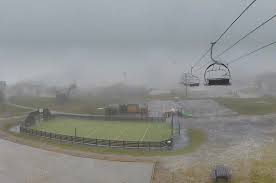
%> input picture Image_denoise_and_dehaze/images/fog.jfif, 276 x 183 px
$ octave demo_fast.m   (GNU Octave 9; MATLAB toolbox functions it lacks are replaced by stand-ins)
%> lines starting %> are read from the running program, lines starting %| are printed output that depends on the picture
### Image_denoise_and_dehaze/final/final/main/dehaze_fast.m
function [ radiance ] = dehaze_fast( image, omega, win_size )
%DEHZE Summary of this function goes here
%   Detailed explanation goes here

if ~exist('omega', 'var')
    omega = 0.95;
end

if ~exist('win_size', 'var')
    win_size = 15;
end

r = 15;
res = 0.001;

[m, n, ~] = size(image);

dark_channel = get_dark_channel(image, win_size);

atmosphere = get_atmosphere(image, dark_channel);

trans_est = get_transmission_estimate(image, atmosphere, omega, win_size);

x = guided_filter(rgb2gray(image), trans_est, r, res);

transmission = reshape(x, m, n);

radiance = get_radiance(image, transmission, atmosphere);

end

### Image_denoise_and_dehaze/final/final/main/get_dark_channel.m
function dark_channel = get_dark_channel(image, win_size)

[m, n, ~] = size(image);

pad_size = floor(win_size/2);

padded_image = padarray(image, [pad_size pad_size], Inf);

dark_channel = zeros(m, n);

for j = 1 : m
    for i = 1 : n
        patch = padded_image(j : j + (win_size-1), i : i + (win_size-1), :);

        dark_channel(j,i) = min(patch(:));
     end
end

end

### Image_denoise_and_dehaze/final/final/main/get_atmosphere.m
function atmosphere = get_atmosphere(image, dark_channel)

[m, n, ~] = size(image);
n_pixels = m * n;

n_search_pixels = floor(n_pixels * 0.01);

dark_vec = reshape(dark_channel, n_pixels, 1);

image_vec = reshape(image, n_pixels, 3);

[~, indices] = sort(dark_vec, 'descend');

accumulator = zeros(1, 3);

for k = 1 : n_search_pixels
    accumulator = accumulator + image_vec(indices(k),:);
end

atmosphere = accumulator / n_search_pixels;

end

### Image_denoise_and_dehaze/final/final/main/get_transmission_estimate.m
function trans_est = get_transmission_estimate(image, atmosphere, omega, win_size)

[m, n, ~] = size(image);

rep_atmosphere = repmat(reshape(atmosphere, [1, 1, 3]), m, n);

trans_est = 1 - omega * get_dark_channel( image ./ rep_atmosphere, win_size);

end

### Image_denoise_and_dehaze/final/final/main/guided_filter.m
function q = guided_filter(guide, target, radius, eps)


[h, w] = size(guide);

avg_denom = window_sum_filter(ones(h, w), radius);

mean_g = window_sum_filter(guide, radius) ./ avg_denom;
mean_t = window_sum_filter(target, radius) ./ avg_denom;

corr_gg = window_sum_filter(guide .* guide, radius) ./ avg_denom;
corr_gt = window_sum_filter(guide .* target, radius) ./ avg_denom;

var_g = corr_gg - mean_g .* mean_g;
cov_gt = corr_gt - mean_g .* mean_t;

a = cov_gt ./ (var_g + eps);
b = mean_t - a .* mean_g;

mean_a = window_sum_filter(a, radius) ./ avg_denom;
mean_b = window_sum_filter(b, radius) ./ avg_denom;

q = mean_a .* guide + mean_b;

end

### Image_denoise_and_dehaze/final/final/main/window_sum_filter.m
function sum_img = window_sum_filter(image, r)

% sum_img(x, y) = = sum(sum(image(x-r:x+r, y-r:y+r)));

[h, w] = size(image);
sum_img = zeros(size(image));

% Y axis
im_cum = cumsum(image, 1);

sum_img(1:r+1, :) = im_cum(1+r:2*r+1, :);
sum_img(r+2:h-r, :) = im_cum(2*r+2:h, :) - im_cum(1:h-2*r-1, :);
sum_img(h-r+1:h, :) = repmat(im_cum(h, :), [r, 1]) - im_cum(h-2*r:h-r-1, :);

% X axis
im_cum = cumsum(sum_img, 2);

sum_img(:, 1:r+1) = im_cum(:, 1+r:2*r+1);
sum_img(:, r+2:w-r) = im_cum(:, 2*r+2:w) - im_cum(:, 1:w-2*r-1);
sum_img(:, w-r+1:w) = repmat(im_cum(:, w), [1, r]) - im_cum(:, w-2*r:w-r-1);

end

### Image_denoise_and_dehaze/final/final/main/get_radiance.m
function radiance = get_radiance(image, transmission, atmosphere)

[m, n, ~] = size(image);

rep_atmosphere = repmat(reshape(atmosphere, [1, 1, 3]), m, n);

max_transmission = repmat(max(transmission, 0.1), [1, 1, 3]);

radiance = ((image - rep_atmosphere) ./ max_transmission) + rep_atmosphere;

end

### Image_denoise_and_dehaze/final/final/main/demo_fast.m
warning('off','all');

tic;
[fname,path]=uigetfile('*.*','Browse Image');
%> the answer given: ../../../images/fog.jfif
image = double(imread([path,fname]))/255;

 image = imresize(image, 0.4);
%> image: size 74x111x3 double

result = dehaze_fast(image, 0.95, 5);
%> in get_dark_channel, `padded_image = padarray(image, [pad_size pad_size], Inf);`: padded_image: size 78x115x3 double; 8.43% of the values are NaN or infinite; the others: min 0.163, max 0.744, mean 0.557
%> after the loop in get_dark_channel, `for j = 1 : m`:
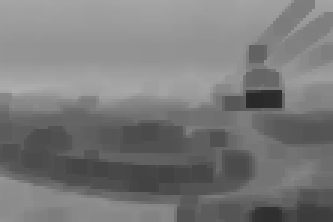
%> dark_channel: size 74x111 double (shown 3 times larger); min 0.163, max 0.683, mean 0.48
%> the loop in get_atmosphere, `for k = 1 : n_search_pixels` made 82 passes
%> accumulator on passes 1 to 12: [0.695 0.707 0.734], [1.39 1.41 1.47], [2.08 2.11 2.19], [2.76 2.81 2.9], [3.45 3.51 3.62], [4.14 4.21 4.34], [4.83 4.91 5.07], [5.52 5.61 5.8], [6.21 6.31 6.53], [6.9 7.02 7.25], [7.58 7.71 7.97], [8.26 8.4 8.69]
%> after the loop in get_atmosphere, `for k = 1 : n_search_pixels`: accumulator = [55.54 56.59 58.38]
%> in get_atmosphere, `atmosphere = accumulator / n_search_pixels;`: atmosphere = [0.677 0.69 0.712]
%> call 2 of get_dark_channel, with win_size = 5
%> in get_dark_channel (call 2), `padded_image = padarray(image, [pad_size pad_size], Inf);`: padded_image: size 78x115x3 double; 8.43% of the values are NaN or infinite; the others: min 0.236, max 1.04, mean 0.804
%> after the loop in get_dark_channel (call 2), `for j = 1 : m`:
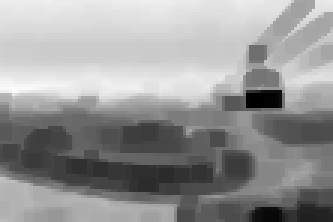
%> dark_channel: size 74x111 double (shown 3 times larger); min 0.236, max 1.01, mean 0.693; drawn with min black and max white
%> in window_sum_filter, `sum_img(:, 1:r+1) = im_cum(:, 1+r:2*r+1);`: sum_img: size 74x111 double; min 16, max 961, mean 117.8
%> in window_sum_filter, `sum_img(:, w-r+1:w) = repmat(im_cum(:, w), [1, r]) - im_cum(:, w-2*r:w..`: sum_img: size 74x111 double; min 256, max 961, mean 800.4
%> call 2 of window_sum_filter, with r = 15
%> in window_sum_filter (call 2), `sum_img(:, 1:r+1) = im_cum(:, 1+r:2*r+1);`: sum_img: size 74x111 double; min 7.01, max 625.1, mean 66.6
%> in window_sum_filter (call 2), `sum_img(:, w-r+1:w) = repmat(im_cum(:, w), [1, r]) - im_cum(:, w-2*r:w..`:
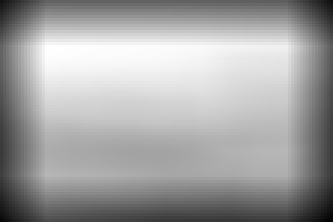
%> sum_img: size 74x111 double (shown 3 times larger); min 129.8, max 625.1, mean 444.5; drawn with min black and max white
%> in window_sum_filter (call 3), `sum_img(:, 1:r+1) = im_cum(:, 1+r:2*r+1);`: sum_img: size 74x111 double; min 2.24, max 466.1, mean 37.8
%> in window_sum_filter (call 3), `sum_img(:, w-r+1:w) = repmat(im_cum(:, w), [1, r]) - im_cum(:, w-2*r:w..`: sum_img: size 74x111 double; min 36.13, max 514.7, mean 279.1
%> call 4 of window_sum_filter, with r = 15
%> in window_sum_filter (call 4), `sum_img(:, 1:r+1) = im_cum(:, 1+r:2*r+1);`: sum_img: size 74x111 double; min 3.1, max 407.3, mean 38.8
%> in window_sum_filter (call 4), `sum_img(:, w-r+1:w) = repmat(im_cum(:, w), [1, r]) - im_cum(:, w-2*r:w..`:
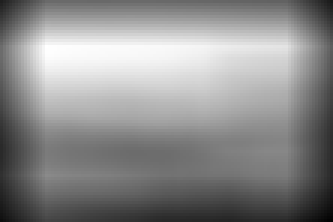
%> sum_img: size 74x111 double (shown 3 times larger); min 66.45, max 407.3, mean 253.6; drawn with min black and max white
%> in guided_filter, `corr_gg = window_sum_filter(guide .* guide, radius) ./ avg_denom;`:
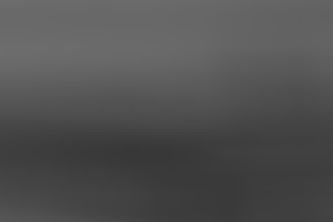
%> corr_gg: size 74x111 double (shown 3 times larger); min 0.22, max 0.428, mean 0.319
%> call 5 of window_sum_filter, with r = 15
%> in window_sum_filter (call 5), `im_cum = cumsum(sum_img, 2);`:
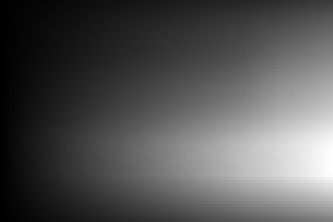
%> im_cum: size 74x111 double (shown 3 times larger); min 1.44, max 798.9, mean 266.1; drawn with min black and max white
%> in window_sum_filter (call 5), `sum_img(:, 1:r+1) = im_cum(:, 1+r:2*r+1);`:
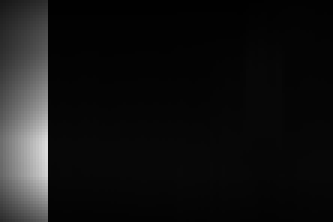
%> sum_img: size 74x111 double (shown 3 times larger); min 1.44, max 220.1, mean 19.6
toc;

figure, imshow(image)
figure, imshow(result)

warning('on','all');

$ run again, on Image_denoise_and_dehaze/images/images.jfif
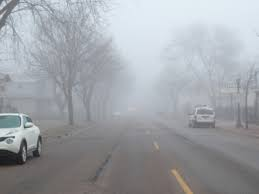
%> input picture Image_denoise_and_dehaze/images/images.jfif, 259 x 194 px
%> padded_image: size 82x108x3 double; 8.4% of the values are NaN or infinite; the others: min 0.101, max 0.966, mean 0.639
%> after the loop in get_dark_channel, `for j = 1 : m`:
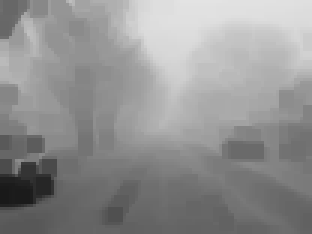
%> dark_channel: size 78x104 double (shown 3 times larger); min 0.101, max 0.89, mean 0.571
%> dark_vec = 8112 values, max 0.89 at index 4681, min 0.101 at index 64, mean 0.571
%> indices = 8112 values, max 8112 at index 7336, min 1 at index 6413, mean 4056.5
%> the loop in get_atmosphere, `for k = 1 : n_search_pixels` made 81 passes
%> accumulator on passes 1 to 8: [0.89 0.929 0.965], [1.78 1.86 1.93], [2.67 2.79 2.89], [3.56 3.72 3.86], [4.45 4.65 4.82], [5.34 5.58 5.77], [6.23 6.52 6.73], [7.12 7.45 7.69]
%> after the loop in get_atmosphere, `for k = 1 : n_search_pixels`: accumulator = [71.99 75.4 77.57]
%> in get_atmosphere, `atmosphere = accumulator / n_search_pixels;`: atmosphere = [0.889 0.931 0.958]
%> padded_image: size 82x108x3 double; 8.4% of the values are NaN or infinite; the others: min 0.108, max 1.01, mean 0.69
%> in window_sum_filter (call 5), `sum_img(:, 1:r+1) = im_cum(:, 1+r:2*r+1);`:
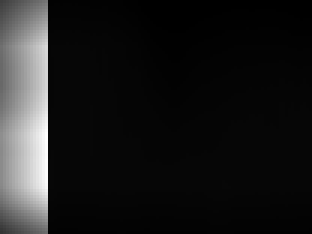
%> sum_img: size 78x104 double (shown 3 times larger); min 0.987, max 284.7, mean 32.7; drawn with min black and max white

$ run again, on Image_denoise_and_dehaze/images/1.png
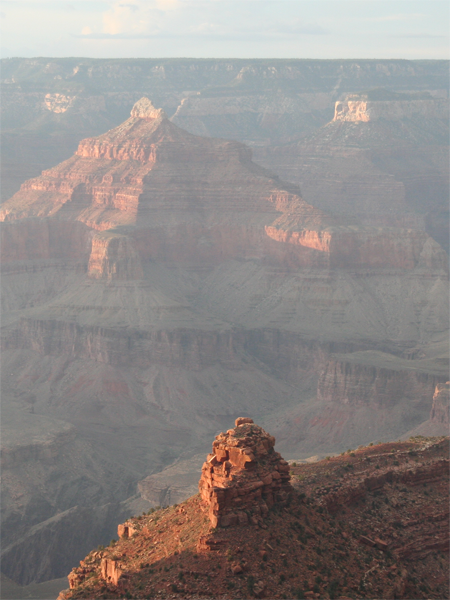
%> input picture Image_denoise_and_dehaze/images/1.png, 450 x 600 px
%> padded_image: size 244x184x3 double; 3.78% of the values are NaN or infinite; the others: min 0.131, max 1.02, mean 0.536
%> after the loop in get_dark_channel, `for j = 1 : m`:
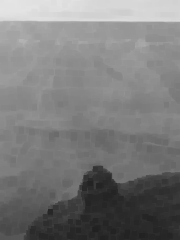
%> dark_channel: size 240x180 double; min 0.131, max 0.904, mean 0.483
%> the loop in get_atmosphere, `for k = 1 : n_search_pixels` made 432 passes
%> accumulator on passes 1 to 3: [0.924 0.928 0.909], [1.83 1.85 1.82], [2.76 2.78 2.73]
%> after the loop in get_atmosphere, `for k = 1 : n_search_pixels`: accumulator = [395.9 398.9 388.6]
%> in get_atmosphere, `atmosphere = accumulator / n_search_pixels;`: atmosphere = [0.916 0.923 0.899]
%> padded_image: size 244x184x3 double; 3.78% of the values are NaN or infinite; the others: min 0.141, max 1.11, mean 0.587
%> in window_sum_filter (call 5), `sum_img(:, 1:r+1) = im_cum(:, 1+r:2*r+1);`:
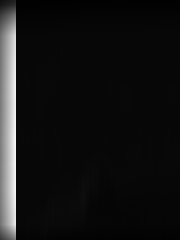
%> sum_img: size 240x180 double; min 1.02, max 246.7, mean 21.2
